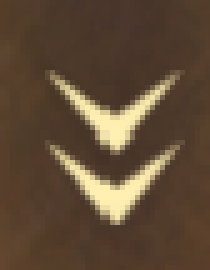
#> input picture images/fold.png, 42 x 54 px (shown 5 times larger); its folder holds only this picture in this run
$ python -i report_detail.py   (imports and definitions only)
#> lines starting #> are read from the running program, lines starting #| are printed output that depends on the picture; after the words box and inside, x2 and y2 are one past the last pixel; in counts of white or black regions, pixels touching at a corner belong together
#> further down, picture is the input picture: shape (54, 42, 3); mean B, G, R 54.5, 74.9, 95.4
### utils/stitch.py
from pathlib import Path
import time
import functools
import winsound

import numpy as np
import cv2
import keyboard

from utils.data_structure import MatchResult, TextColor, BoundingBox, create_lazy_dict
from utils.image import *
from utils.process_info import get_resolution
from utils.collect_battle_image import get_battle_images

color_map = {
    TextColor.WHITE: (255, 255, 255),
    TextColor.BLUE: (255, 0, 0),
    TextColor.RED: (92, 92, 255),
    TextColor.MAROON: (255, 0, 255),
    TextColor.GREEN: (0, 255, 0),
    TextColor.YELLOW: (0, 255, 255),
    TextColor.ORANGE: (0, 128, 255),
    TextColor.ICON: (255, 100, 166),
}

# [75 lines left out: function get_image_mask_by_color_new, not called in this run]


def get_image_mask_by_color(image_hsv, color: TextColor):
    if color == TextColor.WHITE:
        # 白色 (Saturation < 50, value > 75)
        lower_white = np.array([0, 0, 75])
        upper_white = np.array([180, 20, 255])
        mask = cv2.inRange(image_hsv, lower_white, upper_white)
    elif color == TextColor.BLUE:
        # 蓝色 (Hue 90-110, Saturation 125-165)
        lower_blue = np.array([90, 110, 100])
        upper_blue = np.array([110, 255, 255])
        mask = cv2.inRange(image_hsv, lower_blue, upper_blue)

        #kernel = np.ones((3, 3), np.uint8)
        #mask = cv2.erode(mask, kernel, iterations=1)
        #mask = cv2.dilate(mask, kernel, iterations=1)
    elif color == TextColor.RED:
        # 深红色 (Hue 170-180, Saturation 50-255, Value 50-255)
        lower_red1 = np.array([0, 60, 60])
        upper_red1 = np.array([10, 180, 255])
        lower_red2 = np.array([170, 60, 60])
        upper_red2 = np.array([180, 180, 255])
        #mask_red = cv2.inRange(image_hsv, lower_red1, upper_red1)
        mask_red1 = cv2.inRange(image_hsv, lower_red1, upper_red1)
        mask_red2 = cv2.inRange(image_hsv, lower_red2, upper_red2)

        bgr = cv2.cvtColor(image_hsv, cv2.COLOR_HSV2BGR)
        lower_red3 = np.array([55, 55, 100])
        upper_red3 = np.array([120, 120, 255])
        mask_red3 = cv2.inRange(bgr, lower_red3, upper_red3)
        #print("light red", np.sum(mask_red3 > 0))

        mask = cv2.bitwise_and(cv2.bitwise_or(mask_red1, mask_red2), mask_red3)
    elif color == TextColor.MAROON:
        # 浅红色 (Hue 0-10, Saturation 100-200, Value 150-255)
        lower_red1 = np.array([0, 180, 60])
        upper_red1 = np.array([10, 255, 255])
        lower_red2 = np.array([170, 180, 60])
        upper_red2 = np.array([180, 255, 255])
        #mask_red = cv2.inRange(image_hsv, lower_red1, upper_red1)
        mask_red1 = cv2.inRange(image_hsv, lower_red1, upper_red1)
        mask_red2 = cv2.inRange(image_hsv, lower_red2, upper_red2)

        bgr = cv2.cvtColor(image_hsv, cv2.COLOR_HSV2BGR)
        lower_red3 = np.array([0, 0, 100])
        upper_red3 = np.array([55, 55, 255])
        mask_red3 = cv2.inRange(bgr, lower_red3, upper_red3)
        #print("dark red", np.sum(mask_red3 > 0))

        mask = cv2.bitwise_and(cv2.bitwise_or(mask_red1, mask_red2), mask_red3)
    elif color == TextColor.GREEN:
        # 绿色 (Hue 50-75, Saturation 100-255)
        lower_green = np.array([50, 26, 0])
        upper_green = np.array([80, 255, 255])
        mask = cv2.inRange(image_hsv, lower_green, upper_green)
    elif color == TextColor.ORANGE:
        # 橙色 (Hue 10-30, Saturation 75-165)
        #lower_orange = np.array([10, 50, 0])
        #upper_orange = np.array([30, 255, 255])
        lower_orange = np.array([10, 100, 0])
        upper_orange = np.array([19, 180, 255])
        mask = cv2.inRange(image_hsv, lower_orange, upper_orange)
    elif color == TextColor.YELLOW:
        # 黄色 (Hue 10-30, Saturation 75-165)
        lower_yellow = np.array([20, 62, 0])
        upper_yellow = np.array([30, 180, 255])
        mask = cv2.inRange(image_hsv, lower_yellow, upper_yellow)
    elif color == TextColor.ICON:
        lower_icon = np.array([20, 25, 0])
        upper_icon = np.array([70, 65, 255])
        mask = cv2.inRange(image_hsv, lower_icon, upper_icon)
    else:
        raise RuntimeError(f"Unsupported color {color}")
    return mask

# [106 lines left out: functions stitch_images_by_matching_row, enhance_image, stitch_images_old, stitch_images, not called in this run]

### utils/data_structure.py
# Author: Mian Qin
# Date Created: 2025/6/18
from collections import defaultdict
from typing import Optional, Union
from pathlib import Path
import bisect
import json

from typing import Callable

import cv2
#from logger_config import logger
from enum import auto, Enum, IntEnum, StrEnum, Flag


class Round(IntEnum):
    PREPARE = 0
    ONE = 1
    TWO = 2
    THREE = 3
    FOUR = 4
    FIVE = 5
    SIX = 6
    SEVEN = 7
    EIGHT = 8
    RESULT = 9


class Position(StrEnum):
    FRONT = "前排"
    BACK = "后排"


class SkillType(Enum):
    ACTIVE = auto()
    PASSIVE = auto()
    COMMAND = auto()
    PURSUIT = auto()


class DamageType(Enum):
    兵刃 = auto()
    谋略 = auto()
    传递 = auto()
    逃兵 = auto()


class DamageSourceType(Enum):
    ACTIVE_SKILL = auto()
    PASSIVE_SKILL = auto()
    COMMAND_SKILL = auto()
    PURSUIT_SKILL = auto()
    NORMAL_ATTACK = auto()
    COUNTER_ATTACK = auto()


class Country(StrEnum):
    魏 = "魏"
    蜀 = "蜀"
    吴 = "吴"
    群 = "群"


class Gender(StrEnum):
    MAN = "M"
    WOMAN = "W"


class TroopType(StrEnum):
    盾兵 = "盾兵"
    弓兵 = "弓兵"
    枪兵 = "枪兵"
    骑兵 = "骑兵"

class TextColor(StrEnum):
    ORANGE = "orange"  # 会心奇谋伤害颜色
    BLUE = "blue"  # 我方团队颜色
    RED = "red"  # 敌方团队颜色
    MAROON = "maroon"  # 伤害颜色
    GREEN = "green"  # 治疗
    WHITE = "white"  # 文字
    YELLOW = "yellow"  # 属性变化
    OTHER = "purple"  # 其他颜色
    ICON = "icon"  # 图标颜色

class BoundingBox:
    __slots__ = ("l", "t", "r", "b")

    # [6 lines left out: function __init__, not called in this run]

    def __repr__(self):
        return f"BoundingBox(l={self.l}, t={self.t}, r={self.r}, b={self.b}, height={self.height}, width={self.width})"

    @property
    def height(self):
        return self.b - self.t

    @property
    def width(self):
        return self.r - self.l

    @property
    def area(self):
        return self.height * self.width

    @property
    def center(self):
        return (self.t + self.b) // 2, (self.l + self.r) // 2

    def copy(self):
        return BoundingBox(self.to_ltrb())

    def to_slice(self):
        return slice(self.t, self.b), slice(self.l, self.r)

    def to_ltrb(self) -> tuple[int, int, int, int]:
        return self.l, self.t, self.r, self.b

    # [82 lines left out: functions move, expand, merge, vertical_gap_box, horizontal_gap_box, intersection_area and 2 more, not called in this run]

    def is_same_row(self, other: "BoundingBox", threshold) -> bool:
        return abs(self.center[0] - other.center[0]) <= threshold

    def is_same_column(self, other: "BoundingBox", threshold) -> bool:
        return abs(self.center[1] - other.center[1]) <= threshold

    # [6 lines left out: function is_overlap, not called in this run]


class MatchResult:
    __slots__ = ("box", "score")

    # [5 lines left out: function __init__, not called in this run]

    def __repr__(self) -> str:
        return f"MatchResult(box={repr(self.box)}, score={self.score})"


class OCRResult:
    __slots__ = ("box", "text")

    # [5 lines left out: function __init__, not called in this run]

    def __repr__(self) -> str:
        return f"OCRResult(box={repr(self.box)}, text='{self.text}')"

    # [4 lines left out: function merge, not called in this run]

    def __add__(self, other):
        return self.merge(other)


class LazyLoadDict(dict):
    """通用懒加载字典，通过 key-path 映射初始化"""

    def __init__(self, key_path_map: dict, loader=cv2.imread):
        super().__init__()
        self._key_path_map = key_path_map
        self._loader = loader  # 默认为 cv2.imread，可自定义加载逻辑

    # [7 lines left out: function __missing__, not called in this run]

    def keys(self):
        """返回所有预定义的键（无论是否已加载）"""
        return self._key_path_map.keys()

    def values(self):
        """返回所有值（未加载的值会触发懒加载）"""
        return (self[key] for key in self._key_path_map)

    def items(self):
        """返回所有键值对（未加载的值会触发懒加载）"""
        return ((key, self[key]) for key in self._key_path_map)

    def __contains__(self, key):
        """检查键是否在预定义范围内（无论是否已加载）"""
        return key in self._key_path_map

    def __iter__(self):
        """迭代所有预定义的键（无论是否已加载）"""
        return iter(self._key_path_map)


def create_lazy_dict(key_path_map: dict, loader: Callable = cv2.imread) -> LazyLoadDict:
    """工厂函数：创建懒加载字典"""
    return LazyLoadDict(key_path_map, loader)

### utils/report_detail.py
import os
import re
import cv2
import tqdm
import json
import pickle
import numpy as np
import pandas as pd

from tqdm import tqdm
from pathlib import Path
from PIL import Image, ImageDraw, ImageFont

from utils.ocr import ocr_text, ocr_number #, ColoredOCRer
from utils.analyze import analysis
from utils.data_structure import *
from utils.sentence import *
from utils.image import *
from utils.meta_info import extract_meta_info
from utils.stitch import get_image_mask_by_color


# [30 lines left out: functions which_color, check_patch_with_color, not called in this run]

def split_line_by_color(line_img):
    line_img_gray = cv2.cvtColor(line_img, cv2.COLOR_BGR2GRAY)
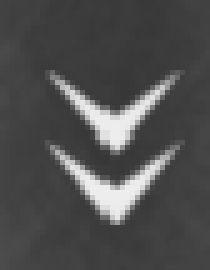
#> line_img_gray: shape (54, 42) (shown 5 times larger); min 55, max 237, mean 78.7
    # 获取图像中文字区域的最小外接矩形
    hist = np.max(line_img_gray, axis=0)
#> hist = 42 values, max 237 at index 17, min 69 at index 8, mean 161

    nonzero_pts = cv2.findNonZero(line_img_gray)
#> nonzero_pts = contour of 2268 points, box (x1, y1, x2, y2) (0, 0, 42, 54), area 0
    xa, ya, wa, ha = cv2.boundingRect(nonzero_pts)
#> xa = 0; ya = 0; wa = 42; ha = 54

    base_color = 0
    nonzero = np.nonzero(hist)[0]
#> nonzero = 42 values from 0 to 41
    if len(nonzero) == 0:
        return []
    start = nonzero[0]
#> start = 0
    end = nonzero[-1]
#> end = 41

    patch_idx = []

    seg_img_hsv = cv2.cvtColor(line_img, cv2.COLOR_BGR2HSV)
#> seg_img_hsv: shape (54, 42, 3); mean H, S, V 14.2, 114.7, 95.4
    max_color = None
    max_pixel = 10
    max_mask = None
    for number_color in [TextColor.GREEN, TextColor.YELLOW, TextColor.MAROON, TextColor.ORANGE]:
        # 这几个颜色区域一般只会出现一个，因此只需要找到最大的颜色块即可
        cmask = get_image_mask_by_color(seg_img_hsv, number_color)
        num_pixel = np.sum(cmask)
        if num_pixel > max_pixel:
            max_pixel = num_pixel
            max_color = number_color
            max_mask = cmask
#> this loop made 4 passes
#> (num_pixel, max_pixel) on passes 2, 4: (57885, 57885), (501075, 501075)
#> num_pixel on passes 1, 3: 0, 0
#> pass 2, in get_image_mask_by_color (call 2), `mask = cv2.inRange(image_hsv, lower_yellow, upper_yellow)`:
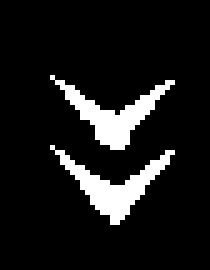
#> mask: shape (54, 42) (shown 5 times larger); 10% white; 2 white regions, box (x1, y1, x2, y2) and area: (10, 29, 35, 45) 115, (10, 15, 35, 30) 112
#> after the loop:
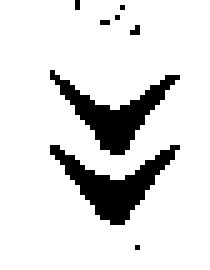
#> max_mask: shape (54, 42) (shown 5 times larger); 86.6% white; 8 black regions (6 under 20 px), largest, box (x1, y1, x2, y2) and area: (10, 29, 36, 45) 150, (10, 14, 36, 31) 143
#> after the loop, max_color = <TextColor.ORANGE: 'orange'>; max_pixel = 501075

    if max_color is not None:
        # 如果有上述颜色块，则将该区域记录下来
        nonzero_pts = cv2.findNonZero(max_mask)
#> nonzero_pts = contour of 1965 points, box (x1, y1, x2, y2) (0, 0, 42, 54), area 0
        xn, yn, wn, hn = cv2.boundingRect(nonzero_pts)
#> xn = 0; yn = 0; wn = 42; hn = 54
        patch_idx.append((xn, xn+wn, max_color))

    for text_color in [TextColor.BLUE, TextColor.RED]:
        # 武将对应的颜色块一般有1-2个
        cmask = get_image_mask_by_color(seg_img_hsv, text_color)
        nonzero_pts = cv2.findNonZero(cmask)
        if nonzero_pts is not None:
            xw, yw, ww, hw = cv2.boundingRect(nonzero_pts)
            if ww < 10:
                save_image(cmask, debug_dir / f"line_{xw}_{xw+ww}_{text_color.value}_img.png")
                #raise RuntimeError(f"检测到宽度过小的颜色块，请检查图片: {debug_dir / f'line_{xw}_{xw+ww}_{text_color.value}_img.png'}")
            # 如果有2个颜色块，一半宽高比会超过5，所以据此判断个数
            if ww / hw < 5:
                patch_idx.append((xw, xw+ww, text_color))
            else:
                # 有多个武将标签，需要进一步拆分
                # 这里采用从武将颜色块开始，寻找一个连续的空白区域（相邻像素>10）作为分割点
                chist = 1 - (np.max(cmask, axis=0) > 10)
                nonzero = np.nonzero(chist)[0]

                start = xw + 1
                for i in range(1, len(nonzero)):
                    if nonzero[i] != nonzero[i - 1] + 1:
                        if nonzero[i-1] - start > 10:
                            #print(xw, start, nonzero[i], xw+ww)
                            if start - xw > 5:
                                patch_idx.append((xw, start, text_color))
                            if xw+ww - nonzero[i] > 5:
                                patch_idx.append((nonzero[i], xw+ww, text_color))
                            break
                        elif nonzero[i] > start + 3:
                            start = nonzero[i]
                else:
                    patch_idx.append((xw, xw+ww, text_color))
#> this loop made 2 passes
#> pass 2, in get_image_mask_by_color (call 6), `mask_red1 = cv2.inRange(image_hsv, lower_red1, upper_red1)`:
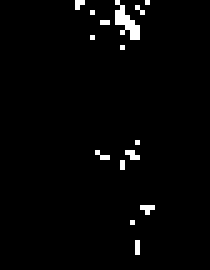
#> mask_red1: shape (54, 42) (shown 5 times larger); 2.1% white in thin lines or dots, all inside (x1, y1, x2, y2) = (15, 0, 31, 51)
#> pass 2, in get_image_mask_by_color (call 6), `mask_red3 = cv2.inRange(bgr, lower_red3, upper_red3)`:
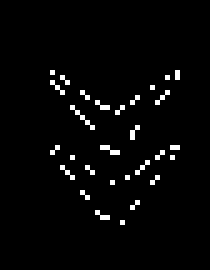
#> mask_red3: shape (54, 42) (shown 5 times larger); 2.7% white in thin lines or dots, all inside (x1, y1, x2, y2) = (10, 14, 36, 45)
#> after the loop, patch_idx = [(0, 42, <TextColor.ORANGE: 'orange'>)]

    # 找到所有非白色区域的左右边缘，将整体的文字边缘按照这些区域进行划分，其余部分则为白色区域
    patch_idx.sort(key=lambda x: x[0])
    colored_segments = []
    for iii, pidx in enumerate(patch_idx):
        if len(colored_segments) == 0:
            colored_segments.append(pidx)
        else:
            pre_start, pre_end, pre_color = colored_segments[-1]
            cur_start, cur_end, cur_color = pidx
            if cur_start <= pre_end:
                if cur_end > pre_end:
                    colored_segments[-1] = (pre_start, cur_end, pre_color)
            elif cur_start > pre_end + 8:
                colored_segments.append([pre_end+1, cur_start-1, TextColor.WHITE])
                colored_segments.append(pidx)
#> this loop made 1 pass
#> (iii, pidx) on pass 1: (0, (0, 42, <TextColor.ORANGE: 'orange'>))
#> after the loop, colored_segments = [(0, 42, <TextColor.ORANGE: 'orange'>)]

    # 如果最后一个颜色块没有覆盖到文字的最右边，则补充一个白色块
    if len(colored_segments) > 0:
        final_end = colored_segments[-1][1]
#> final_end = 42
        if final_end < end:
                colored_segments.append((final_end+1, end, TextColor.WHITE))
    else:
        colored_segments.append((xa, xa+wa, TextColor.WHITE))

    # 目前每行战斗记录不会超过6个颜色块，超过则应该是识别错误，需要debug
    if len(colored_segments) > 6:
        save_image(line_img, debug_dir / f"line_{xw}_{xw+ww}_{text_color.value}_img.png")
        save_image(cmask, debug_dir / f"line_{xw}_{xw+ww}_{text_color.value}_mask.png")
        raise RuntimeError(f"检测到过多的颜色块，可能是识别错误，请检查图片: {debug_dir / f'line_{xw}_{xw+ww}_{text_color.value}_img.png'}")
    return colored_segments

# [506 lines left out: functions split_image_to_lines, get_text_from_patch, find_sentence, get_potential_sentence_list, analysis_image_by_lines, text_to_image and 2 more, not called in this run]

>>> import cv2
>>> picture = cv2.imread('../images/fold.png')
>>> result = split_line_by_color(picture)
#> result = [(0, 42, <TextColor.ORANGE: 'orange'>)]
